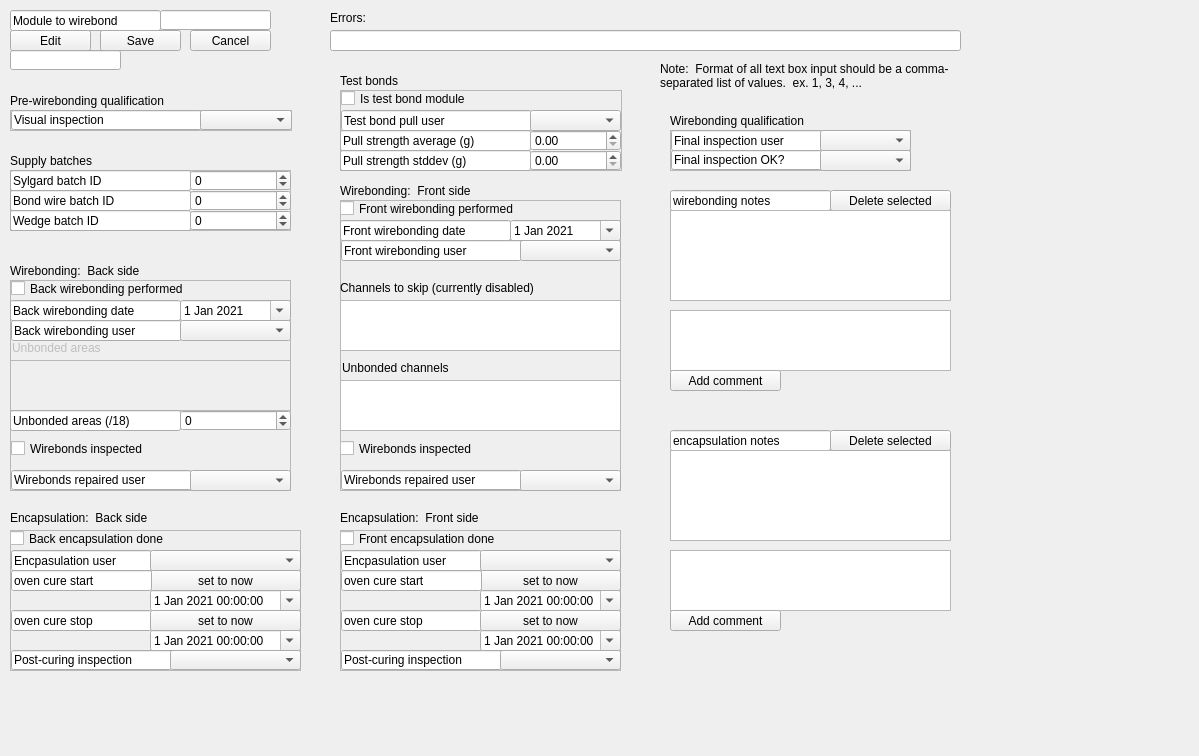
 <widget class="QWidget" name="Form">
  <property name="geometry">
   <rect>
    <x>0</x>
    <y>0</y>
    <width>1199</width>
    <height>756</height>
   </rect>
  </property>
  <property name="windowTitle">
   <string>Form</string>
  </property>
  <widget class="QLineEdit" name="lineEdit">
   <property name="geometry">
    <rect>
     <x>10</x>
     <y>10</y>
     <width>151</width>
     <height>21</height>
    </rect>
   </property>
   <property name="text">
    <string>Module to wirebond</string>
   </property>
   <property name="readOnly">
    <bool>true</bool>
   </property>
  </widget>
  <widget class="QPushButton" name="pbCancel">
   <property name="geometry">
    <rect>
     <x>190</x>
     <y>30</y>
     <width>81</width>
     <height>21</height>
    </rect>
   </property>
   <property name="text">
    <string>Cancel</string>
   </property>
  </widget>
  <widget class="QPushButton" name="pbEdit">
   <property name="geometry">
    <rect>
     <x>10</x>
     <y>30</y>
     <width>81</width>
     <height>21</height>
    </rect>
   </property>
   <property name="text">
    <string>Edit</string>
   </property>
  </widget>
  <widget class="QPushButton" name="pbSave">
   <property name="geometry">
    <rect>
     <x>100</x>
     <y>30</y>
     <width>81</width>
     <height>21</height>
    </rect>
   </property>
   <property name="text">
    <string>Save</string>
   </property>
  </widget>
  <widget class="QPlainTextEdit" name="pteWriteComment">
   <property name="geometry">
    <rect>
     <x>670</x>
     <y>310</y>
     <width>281</width>
     <height>61</height>
    </rect>
   </property>
   <property name="plainText">
    <string/>
   </property>
  </widget>
  <widget class="QLineEdit" name="lineEdit_16">
   <property name="geometry">
    <rect>
     <x>670</x>
     <y>190</y>
     <width>161</width>
     <height>21</height>
    </rect>
   </property>
   <property name="text">
    <string>wirebonding notes</string>
   </property>
   <property name="readOnly">
    <bool>true</bool>
   </property>
  </widget>
  <widget class="QPushButton" name="pbDeleteComment">
   <property name="geometry">
    <rect>
     <x>830</x>
     <y>190</y>
     <width>121</width>
     <height>21</height>
    </rect>
   </property>
   <property name="text">
    <string>Delete selected</string>
   </property>
  </widget>
  <widget class="QListWidget" name="listComments">
   <property name="geometry">
    <rect>
     <x>670</x>
     <y>210</y>
     <width>281</width>
     <height>91</height>
    </rect>
   </property>
  </widget>
  <widget class="QPushButton" name="pbAddComment">
   <property name="geometry">
    <rect>
     <x>670</x>
     <y>370</y>
     <width>111</width>
     <height>21</height>
    </rect>
   </property>
   <property name="text">
    <string>Add comment</string>
   </property>
  </widget>
  <widget class="QLabel" name="label">
   <property name="geometry">
    <rect>
     <x>10</x>
     <y>90</y>
     <width>211</width>
     <height>21</height>
    </rect>
   </property>
   <property name="text">
    <string>Pre-wirebonding qualification</string>
   </property>
  </widget>
  <widget class="QLabel" name="label_2">
   <property name="geometry">
    <rect>
     <x>10</x>
     <y>260</y>
     <width>171</width>
     <height>21</height>
    </rect>
   </property>
   <property name="text">
    <string>Wirebonding:  Back side</string>
   </property>
  </widget>
  <widget class="QFrame" name="frame">
   <property name="geometry">
    <rect>
     <x>10</x>
     <y>280</y>
     <width>281</width>
     <height>211</height>
    </rect>
   </property>
   <property name="frameShape">
    <enum>QFrame::StyledPanel</enum>
   </property>
   <property name="frameShadow">
    <enum>QFrame::Plain</enum>
   </property>
   <widget class="QCheckBox" name="ckWirebondsInspectedBack">
    <property name="geometry">
     <rect>
      <x>1</x>
      <y>160</y>
      <width>241</width>
      <height>17</height>
     </rect>
    </property>
    <property name="text">
     <string>Wirebonds inspected</string>
    </property>
   </widget>
   <widget class="QLineEdit" name="lineEdit_31">
    <property name="geometry">
     <rect>
      <x>1</x>
      <y>40</y>
      <width>171</width>
      <height>21</height>
     </rect>
    </property>
    <property name="text">
     <string>Back wirebonding user</string>
    </property>
    <property name="readOnly">
     <bool>true</bool>
    </property>
   </widget>
   <widget class="QLabel" name="label_3">
    <property name="enabled">
     <bool>false</bool>
    </property>
    <property name="geometry">
     <rect>
      <x>2</x>
      <y>60</y>
      <width>141</width>
      <height>16</height>
     </rect>
    </property>
    <property name="text">
     <string>Unbonded areas</string>
    </property>
   </widget>
   <widget class="QCheckBox" name="ckWirebondingBack">
    <property name="geometry">
     <rect>
      <x>1</x>
      <y>0</y>
      <width>231</width>
      <height>17</height>
     </rect>
    </property>
    <property name="text">
     <string>Back wirebonding performed</string>
    </property>
   </widget>
   <widget class="QLineEdit" name="lineEdit_36">
    <property name="geometry">
     <rect>
      <x>1</x>
      <y>190</y>
      <width>181</width>
      <height>20</height>
     </rect>
    </property>
    <property name="text">
     <string>Wirebonds repaired user</string>
    </property>
    <property name="readOnly">
     <bool>true</bool>
    </property>
   </widget>
   <widget class="QPlainTextEdit" name="pteUnbondedChannelsBack">
    <property name="enabled">
     <bool>false</bool>
    </property>
    <property name="geometry">
     <rect>
      <x>0</x>
      <y>80</y>
      <width>281</width>
      <height>51</height>
     </rect>
    </property>
   </widget>
   <widget class="QComboBox" name="cbWirebondingUserBack">
    <property name="geometry">
     <rect>
      <x>170</x>
      <y>40</y>
      <width>111</width>
      <height>21</height>
     </rect>
    </property>
    <property name="currentIndex">
     <number>-1</number>
    </property>
   </widget>
   <widget class="QComboBox" name="cbWirebondsRepairedUserBack">
    <property name="geometry">
     <rect>
      <x>180</x>
      <y>190</y>
      <width>101</width>
      <height>21</height>
     </rect>
    </property>
    <property name="currentIndex">
     <number>-1</number>
    </property>
   </widget>
   <widget class="QDateEdit" name="dWirebondingBack">
    <property name="geometry">
     <rect>
      <x>170</x>
      <y>20</y>
      <width>111</width>
      <height>21</height>
     </rect>
    </property>
    <property name="calendarPopup">
     <bool>true</bool>
    </property>
    <property name="date">
     <date>
      <year>2021</year>
      <month>1</month>
      <day>1</day>
     </date>
    </property>
   </widget>
   <widget class="QLineEdit" name="lineEdit_15">
    <property name="geometry">
     <rect>
      <x>0</x>
      <y>20</y>
      <width>171</width>
      <height>21</height>
     </rect>
    </property>
    <property name="text">
     <string>Back wirebonding date</string>
    </property>
    <property name="readOnly">
     <bool>true</bool>
    </property>
   </widget>
   <widget class="QLineEdit" name="lineEdit_47">
    <property name="geometry">
     <rect>
      <x>0</x>
      <y>130</y>
      <width>171</width>
      <height>21</height>
     </rect>
    </property>
    <property name="text">
     <string>Unbonded areas (/18)</string>
    </property>
    <property name="readOnly">
     <bool>true</bool>
    </property>
   </widget>
   <widget class="QSpinBox" name="sbUnbondedChannelsBack">
    <property name="geometry">
     <rect>
      <x>170</x>
      <y>130</y>
      <width>111</width>
      <height>21</height>
     </rect>
    </property>
    <property name="minimum">
     <number>-1</number>
    </property>
    <property name="maximum">
     <number>18</number>
    </property>
   </widget>
  </widget>
  <widget class="QFrame" name="frame_2">
   <property name="geometry">
    <rect>
     <x>10</x>
     <y>110</y>
     <width>282</width>
     <height>21</height>
    </rect>
   </property>
   <property name="frameShape">
    <enum>QFrame::StyledPanel</enum>
   </property>
   <property name="frameShadow">
    <enum>QFrame::Plain</enum>
   </property>
   <widget class="QLineEdit" name="lineEdit_29">
    <property name="geometry">
     <rect>
      <x>1</x>
      <y>0</y>
      <width>191</width>
      <height>20</height>
     </rect>
    </property>
    <property name="toolTip">
     <string>height difference between highest and lowers corners</string>
    </property>
    <property name="text">
     <string>Visual inspection</string>
    </property>
    <property name="readOnly">
     <bool>true</bool>
    </property>
   </widget>
   <widget class="QComboBox" name="cbPreinspection">
    <property name="geometry">
     <rect>
      <x>190</x>
      <y>0</y>
      <width>92</width>
      <height>20</height>
     </rect>
    </property>
    <property name="currentIndex">
     <number>-1</number>
    </property>
    <item>
     <property name="text">
      <string>pass</string>
     </property>
    </item>
    <item>
     <property name="text">
      <string>fail</string>
     </property>
    </item>
   </widget>
  </widget>
  <widget class="QLabel" name="label_4">
   <property name="geometry">
    <rect>
     <x>670</x>
     <y>110</y>
     <width>181</width>
     <height>21</height>
    </rect>
   </property>
   <property name="text">
    <string>Wirebonding qualification</string>
   </property>
  </widget>
  <widget class="QLabel" name="label_5">
   <property name="geometry">
    <rect>
     <x>10</x>
     <y>510</y>
     <width>171</width>
     <height>16</height>
    </rect>
   </property>
   <property name="text">
    <string>Encapsulation:  Back side</string>
   </property>
  </widget>
  <widget class="QFrame" name="frame_3">
   <property name="geometry">
    <rect>
     <x>670</x>
     <y>130</y>
     <width>241</width>
     <height>41</height>
    </rect>
   </property>
   <property name="frameShape">
    <enum>QFrame::StyledPanel</enum>
   </property>
   <property name="frameShadow">
    <enum>QFrame::Plain</enum>
   </property>
   <widget class="QComboBox" name="cbWirebondingFinalInspectionOK">
    <property name="geometry">
     <rect>
      <x>150</x>
      <y>20</y>
      <width>91</width>
      <height>21</height>
     </rect>
    </property>
    <property name="currentIndex">
     <number>-1</number>
    </property>
    <item>
     <property name="text">
      <string>pass</string>
     </property>
    </item>
    <item>
     <property name="text">
      <string>fail</string>
     </property>
    </item>
   </widget>
   <widget class="QLineEdit" name="lineEdit_37">
    <property name="geometry">
     <rect>
      <x>1</x>
      <y>20</y>
      <width>151</width>
      <height>20</height>
     </rect>
    </property>
    <property name="text">
     <string>Final inspection OK?</string>
    </property>
    <property name="readOnly">
     <bool>true</bool>
    </property>
   </widget>
   <widget class="QLineEdit" name="lineEdit_40">
    <property name="geometry">
     <rect>
      <x>1</x>
      <y>0</y>
      <width>151</width>
      <height>21</height>
     </rect>
    </property>
    <property name="text">
     <string>Final inspection user</string>
    </property>
    <property name="readOnly">
     <bool>true</bool>
    </property>
   </widget>
   <widget class="QComboBox" name="cbWirebondingFinalInspectionUser">
    <property name="geometry">
     <rect>
      <x>150</x>
      <y>0</y>
      <width>91</width>
      <height>21</height>
     </rect>
    </property>
    <property name="currentIndex">
     <number>-1</number>
    </property>
   </widget>
   <zorder>lineEdit_37</zorder>
   <zorder>lineEdit_40</zorder>
   <zorder>cbWirebondingFinalInspectionOK</zorder>
   <zorder>cbWirebondingFinalInspectionUser</zorder>
  </widget>
  <widget class="QFrame" name="frame_4">
   <property name="geometry">
    <rect>
     <x>10</x>
     <y>530</y>
     <width>291</width>
     <height>141</height>
    </rect>
   </property>
   <property name="frameShape">
    <enum>QFrame::StyledPanel</enum>
   </property>
   <property name="frameShadow">
    <enum>QFrame::Plain</enum>
   </property>
   <widget class="QCheckBox" name="ckEncapsulationBack">
    <property name="geometry">
     <rect>
      <x>0</x>
      <y>0</y>
      <width>191</width>
      <height>17</height>
     </rect>
    </property>
    <property name="text">
     <string>Back encapsulation done</string>
    </property>
   </widget>
   <widget class="QLineEdit" name="lineEdit_38">
    <property name="geometry">
     <rect>
      <x>1</x>
      <y>20</y>
      <width>141</width>
      <height>21</height>
     </rect>
    </property>
    <property name="text">
     <string>Encpasulation user</string>
    </property>
    <property name="readOnly">
     <bool>true</bool>
    </property>
   </widget>
   <widget class="QDateTimeEdit" name="dtCureStartBack">
    <property name="geometry">
     <rect>
      <x>140</x>
      <y>60</y>
      <width>151</width>
      <height>21</height>
     </rect>
    </property>
    <property name="date">
     <date>
      <year>2021</year>
      <month>1</month>
      <day>1</day>
     </date>
    </property>
    <property name="maximumDate">
     <date>
      <year>2050</year>
      <month>12</month>
      <day>31</day>
     </date>
    </property>
    <property name="minimumDate">
     <date>
      <year>2000</year>
      <month>9</month>
      <day>1</day>
     </date>
    </property>
    <property name="calendarPopup">
     <bool>true</bool>
    </property>
   </widget>
   <widget class="QLineEdit" name="lineEdit_6">
    <property name="geometry">
     <rect>
      <x>1</x>
      <y>80</y>
      <width>141</width>
      <height>21</height>
     </rect>
    </property>
    <property name="text">
     <string>oven cure stop</string>
    </property>
    <property name="readOnly">
     <bool>true</bool>
    </property>
   </widget>
   <widget class="QPushButton" name="pbCureStopNowBack">
    <property name="geometry">
     <rect>
      <x>140</x>
      <y>80</y>
      <width>151</width>
      <height>21</height>
     </rect>
    </property>
    <property name="text">
     <string>set to now</string>
    </property>
   </widget>
   <widget class="QPushButton" name="pbCureStartNowBack">
    <property name="geometry">
     <rect>
      <x>140</x>
      <y>40</y>
      <width>151</width>
      <height>21</height>
     </rect>
    </property>
    <property name="text">
     <string>set to now</string>
    </property>
   </widget>
   <widget class="QLineEdit" name="lineEdit_7">
    <property name="geometry">
     <rect>
      <x>1</x>
      <y>40</y>
      <width>141</width>
      <height>21</height>
     </rect>
    </property>
    <property name="text">
     <string>oven cure start</string>
    </property>
    <property name="readOnly">
     <bool>true</bool>
    </property>
   </widget>
   <widget class="QLineEdit" name="lineEdit_39">
    <property name="geometry">
     <rect>
      <x>1</x>
      <y>120</y>
      <width>161</width>
      <height>20</height>
     </rect>
    </property>
    <property name="text">
     <string>Post-curing inspection</string>
    </property>
    <property name="readOnly">
     <bool>true</bool>
    </property>
   </widget>
   <widget class="QComboBox" name="cbEncapsulationInspectionBack">
    <property name="geometry">
     <rect>
      <x>160</x>
      <y>120</y>
      <width>131</width>
      <height>20</height>
     </rect>
    </property>
    <property name="currentIndex">
     <number>-1</number>
    </property>
    <item>
     <property name="text">
      <string>pass</string>
     </property>
    </item>
    <item>
     <property name="text">
      <string>fail</string>
     </property>
    </item>
   </widget>
   <widget class="QDateTimeEdit" name="dtCureStopBack">
    <property name="geometry">
     <rect>
      <x>140</x>
      <y>100</y>
      <width>151</width>
      <height>21</height>
     </rect>
    </property>
    <property name="date">
     <date>
      <year>2021</year>
      <month>1</month>
      <day>1</day>
     </date>
    </property>
    <property name="maximumDate">
     <date>
      <year>2050</year>
      <month>12</month>
      <day>31</day>
     </date>
    </property>
    <property name="minimumDate">
     <date>
      <year>2000</year>
      <month>9</month>
      <day>1</day>
     </date>
    </property>
    <property name="calendarPopup">
     <bool>true</bool>
    </property>
   </widget>
   <widget class="QComboBox" name="cbEncapsulationUserBack">
    <property name="geometry">
     <rect>
      <x>140</x>
      <y>20</y>
      <width>151</width>
      <height>21</height>
     </rect>
    </property>
    <property name="currentIndex">
     <number>-1</number>
    </property>
   </widget>
  </widget>
  <widget class="QLineEdit" name="leID">
   <property name="geometry">
    <rect>
     <x>160</x>
     <y>10</y>
     <width>111</width>
     <height>20</height>
    </rect>
   </property>
   <property name="text">
    <string/>
   </property>
   <property name="readOnly">
    <bool>true</bool>
   </property>
  </widget>
  <widget class="QLineEdit" name="leStatus">
   <property name="geometry">
    <rect>
     <x>10</x>
     <y>50</y>
     <width>111</width>
     <height>20</height>
    </rect>
   </property>
   <property name="text">
    <string/>
   </property>
   <property name="readOnly">
    <bool>true</bool>
   </property>
  </widget>
  <widget class="QFrame" name="frame_5">
   <property name="geometry">
    <rect>
     <x>340</x>
     <y>90</y>
     <width>282</width>
     <height>81</height>
    </rect>
   </property>
   <property name="frameShape">
    <enum>QFrame::StyledPanel</enum>
   </property>
   <property name="frameShadow">
    <enum>QFrame::Plain</enum>
   </property>
   <widget class="QLineEdit" name="lineEdit_32">
    <property name="geometry">
     <rect>
      <x>1</x>
      <y>20</y>
      <width>191</width>
      <height>21</height>
     </rect>
    </property>
    <property name="text">
     <string>Test bond pull user</string>
    </property>
    <property name="readOnly">
     <bool>true</bool>
    </property>
   </widget>
   <widget class="QCheckBox" name="ckTestBonds">
    <property name="geometry">
     <rect>
      <x>1</x>
      <y>0</y>
      <width>161</width>
      <height>17</height>
     </rect>
    </property>
    <property name="text">
     <string>Is test bond module</string>
    </property>
   </widget>
   <widget class="QLineEdit" name="lineEdit_43">
    <property name="geometry">
     <rect>
      <x>0</x>
      <y>40</y>
      <width>191</width>
      <height>21</height>
     </rect>
    </property>
    <property name="text">
     <string>Pull strength average (g)</string>
    </property>
    <property name="readOnly">
     <bool>true</bool>
    </property>
   </widget>
   <widget class="QLineEdit" name="lineEdit_44">
    <property name="geometry">
     <rect>
      <x>0</x>
      <y>60</y>
      <width>191</width>
      <height>21</height>
     </rect>
    </property>
    <property name="text">
     <string>Pull strength stddev (g)</string>
    </property>
    <property name="readOnly">
     <bool>true</bool>
    </property>
   </widget>
   <widget class="QDoubleSpinBox" name="dsbBondPullAvg">
    <property name="geometry">
     <rect>
      <x>190</x>
      <y>40</y>
      <width>91</width>
      <height>21</height>
     </rect>
    </property>
   </widget>
   <widget class="QDoubleSpinBox" name="dsbBondPullStd">
    <property name="geometry">
     <rect>
      <x>190</x>
      <y>60</y>
      <width>91</width>
      <height>21</height>
     </rect>
    </property>
   </widget>
   <widget class="QComboBox" name="cbTestBondsPulledUser">
    <property name="geometry">
     <rect>
      <x>190</x>
      <y>20</y>
      <width>91</width>
      <height>21</height>
     </rect>
    </property>
    <property name="currentIndex">
     <number>-1</number>
    </property>
   </widget>
  </widget>
  <widget class="QLabel" name="label_8">
   <property name="geometry">
    <rect>
     <x>340</x>
     <y>70</y>
     <width>211</width>
     <height>21</height>
    </rect>
   </property>
   <property name="text">
    <string>Test bonds</string>
   </property>
  </widget>
  <widget class="QLabel" name="label_12">
   <property name="geometry">
    <rect>
     <x>340</x>
     <y>180</y>
     <width>171</width>
     <height>21</height>
    </rect>
   </property>
   <property name="text">
    <string>Wirebonding:  Front side</string>
   </property>
  </widget>
  <widget class="QFrame" name="frame_6">
   <property name="geometry">
    <rect>
     <x>340</x>
     <y>200</y>
     <width>281</width>
     <height>291</height>
    </rect>
   </property>
   <property name="frameShape">
    <enum>QFrame::StyledPanel</enum>
   </property>
   <property name="frameShadow">
    <enum>QFrame::Plain</enum>
   </property>
   <widget class="QCheckBox" name="ckWirebondsInspectedFront">
    <property name="geometry">
     <rect>
      <x>0</x>
      <y>240</y>
      <width>241</width>
      <height>17</height>
     </rect>
    </property>
    <property name="text">
     <string>Wirebonds inspected</string>
    </property>
   </widget>
   <widget class="QLineEdit" name="lineEdit_41">
    <property name="geometry">
     <rect>
      <x>1</x>
      <y>40</y>
      <width>181</width>
      <height>21</height>
     </rect>
    </property>
    <property name="text">
     <string>Front wirebonding user</string>
    </property>
    <property name="readOnly">
     <bool>true</bool>
    </property>
   </widget>
   <widget class="QLabel" name="label_9">
    <property name="geometry">
     <rect>
      <x>2</x>
      <y>160</y>
      <width>141</width>
      <height>16</height>
     </rect>
    </property>
    <property name="text">
     <string>Unbonded channels</string>
    </property>
   </widget>
   <widget class="QCheckBox" name="ckWirebondingFront">
    <property name="geometry">
     <rect>
      <x>0</x>
      <y>0</y>
      <width>231</width>
      <height>17</height>
     </rect>
    </property>
    <property name="text">
     <string>Front wirebonding performed</string>
    </property>
   </widget>
   <widget class="QLineEdit" name="lineEdit_42">
    <property name="geometry">
     <rect>
      <x>1</x>
      <y>270</y>
      <width>181</width>
      <height>20</height>
     </rect>
    </property>
    <property name="text">
     <string>Wirebonds repaired user</string>
    </property>
    <property name="readOnly">
     <bool>true</bool>
    </property>
   </widget>
   <widget class="QPlainTextEdit" name="pteUnbondedChannelsFront">
    <property name="geometry">
     <rect>
      <x>0</x>
      <y>180</y>
      <width>281</width>
      <height>51</height>
     </rect>
    </property>
   </widget>
   <widget class="QPlainTextEdit" name="pteWirebondingChannelsSkipFront">
    <property name="geometry">
     <rect>
      <x>0</x>
      <y>100</y>
      <width>281</width>
      <height>51</height>
     </rect>
    </property>
    <property name="readOnly">
     <bool>true</bool>
    </property>
   </widget>
   <widget class="QLabel" name="label_13">
    <property name="geometry">
     <rect>
      <x>0</x>
      <y>80</y>
      <width>251</width>
      <height>16</height>
     </rect>
    </property>
    <property name="text">
     <string>Channels to skip (currently disabled)</string>
    </property>
   </widget>
   <widget class="QComboBox" name="cbWirebondingUserFront">
    <property name="geometry">
     <rect>
      <x>180</x>
      <y>40</y>
      <width>101</width>
      <height>21</height>
     </rect>
    </property>
    <property name="currentIndex">
     <number>-1</number>
    </property>
   </widget>
   <widget class="QComboBox" name="cbWirebondsRepairedUserFront">
    <property name="geometry">
     <rect>
      <x>180</x>
      <y>270</y>
      <width>101</width>
      <height>21</height>
     </rect>
    </property>
    <property name="currentIndex">
     <number>-1</number>
    </property>
   </widget>
   <widget class="QLineEdit" name="lineEdit_18">
    <property name="geometry">
     <rect>
      <x>0</x>
      <y>20</y>
      <width>171</width>
      <height>21</height>
     </rect>
    </property>
    <property name="text">
     <string>Front wirebonding date</string>
    </property>
    <property name="readOnly">
     <bool>true</bool>
    </property>
   </widget>
   <widget class="QDateEdit" name="dWirebondingFront">
    <property name="geometry">
     <rect>
      <x>170</x>
      <y>20</y>
      <width>111</width>
      <height>21</height>
     </rect>
    </property>
    <property name="calendarPopup">
     <bool>true</bool>
    </property>
    <property name="date">
     <date>
      <year>2021</year>
      <month>1</month>
      <day>1</day>
     </date>
    </property>
   </widget>
  </widget>
  <widget class="QFrame" name="frame_7">
   <property name="geometry">
    <rect>
     <x>340</x>
     <y>530</y>
     <width>281</width>
     <height>141</height>
    </rect>
   </property>
   <property name="frameShape">
    <enum>QFrame::StyledPanel</enum>
   </property>
   <property name="frameShadow">
    <enum>QFrame::Plain</enum>
   </property>
   <widget class="QCheckBox" name="ckEncapsulationFront">
    <property name="geometry">
     <rect>
      <x>0</x>
      <y>0</y>
      <width>201</width>
      <height>17</height>
     </rect>
    </property>
    <property name="text">
     <string>Front encapsulation done</string>
    </property>
   </widget>
   <widget class="QLineEdit" name="lineEdit_45">
    <property name="geometry">
     <rect>
      <x>1</x>
      <y>20</y>
      <width>141</width>
      <height>21</height>
     </rect>
    </property>
    <property name="text">
     <string>Encpasulation user</string>
    </property>
    <property name="readOnly">
     <bool>true</bool>
    </property>
   </widget>
   <widget class="QDateTimeEdit" name="dtCureStartFront">
    <property name="geometry">
     <rect>
      <x>140</x>
      <y>60</y>
      <width>141</width>
      <height>21</height>
     </rect>
    </property>
    <property name="date">
     <date>
      <year>2021</year>
      <month>1</month>
      <day>1</day>
     </date>
    </property>
    <property name="maximumDate">
     <date>
      <year>2050</year>
      <month>12</month>
      <day>31</day>
     </date>
    </property>
    <property name="minimumDate">
     <date>
      <year>2000</year>
      <month>9</month>
      <day>1</day>
     </date>
    </property>
    <property name="calendarPopup">
     <bool>true</bool>
    </property>
   </widget>
   <widget class="QLineEdit" name="lineEdit_10">
    <property name="geometry">
     <rect>
      <x>1</x>
      <y>80</y>
      <width>141</width>
      <height>21</height>
     </rect>
    </property>
    <property name="text">
     <string>oven cure stop</string>
    </property>
    <property name="readOnly">
     <bool>true</bool>
    </property>
   </widget>
   <widget class="QPushButton" name="pbCureStopNowFront">
    <property name="geometry">
     <rect>
      <x>140</x>
      <y>80</y>
      <width>141</width>
      <height>21</height>
     </rect>
    </property>
    <property name="text">
     <string>set to now</string>
    </property>
   </widget>
   <widget class="QPushButton" name="pbCureStartNowFront">
    <property name="geometry">
     <rect>
      <x>140</x>
      <y>40</y>
      <width>141</width>
      <height>21</height>
     </rect>
    </property>
    <property name="text">
     <string>set to now</string>
    </property>
   </widget>
   <widget class="QLineEdit" name="lineEdit_11">
    <property name="geometry">
     <rect>
      <x>1</x>
      <y>40</y>
      <width>141</width>
      <height>21</height>
     </rect>
    </property>
    <property name="text">
     <string>oven cure start</string>
    </property>
    <property name="readOnly">
     <bool>true</bool>
    </property>
   </widget>
   <widget class="QLineEdit" name="lineEdit_46">
    <property name="geometry">
     <rect>
      <x>1</x>
      <y>120</y>
      <width>161</width>
      <height>20</height>
     </rect>
    </property>
    <property name="text">
     <string>Post-curing inspection</string>
    </property>
    <property name="readOnly">
     <bool>true</bool>
    </property>
   </widget>
   <widget class="QComboBox" name="cbEncapsulationInspectionFront">
    <property name="geometry">
     <rect>
      <x>160</x>
      <y>120</y>
      <width>121</width>
      <height>20</height>
     </rect>
    </property>
    <property name="currentIndex">
     <number>-1</number>
    </property>
    <item>
     <property name="text">
      <string>pass</string>
     </property>
    </item>
    <item>
     <property name="text">
      <string>fail</string>
     </property>
    </item>
   </widget>
   <widget class="QDateTimeEdit" name="dtCureStopFront">
    <property name="geometry">
     <rect>
      <x>140</x>
      <y>100</y>
      <width>141</width>
      <height>21</height>
     </rect>
    </property>
    <property name="date">
     <date>
      <year>2021</year>
      <month>1</month>
      <day>1</day>
     </date>
    </property>
    <property name="maximumDate">
     <date>
      <year>2050</year>
      <month>12</month>
      <day>31</day>
     </date>
    </property>
    <property name="minimumDate">
     <date>
      <year>2000</year>
      <month>9</month>
      <day>1</day>
     </date>
    </property>
    <property name="calendarPopup">
     <bool>true</bool>
    </property>
   </widget>
   <widget class="QComboBox" name="cbEncapsulationUserFront">
    <property name="geometry">
     <rect>
      <x>140</x>
      <y>20</y>
      <width>141</width>
      <height>21</height>
     </rect>
    </property>
    <property name="currentIndex">
     <number>-1</number>
    </property>
   </widget>
  </widget>
  <widget class="QLabel" name="label_14">
   <property name="geometry">
    <rect>
     <x>340</x>
     <y>510</y>
     <width>181</width>
     <height>16</height>
    </rect>
   </property>
   <property name="text">
    <string>Encapsulation:  Front side</string>
   </property>
  </widget>
  <widget class="QLineEdit" name="leErrors">
   <property name="geometry">
    <rect>
     <x>330</x>
     <y>30</y>
     <width>631</width>
     <height>21</height>
    </rect>
   </property>
   <property name="text">
    <string/>
   </property>
   <property name="readOnly">
    <bool>true</bool>
   </property>
  </widget>
  <widget class="QLabel" name="label_6">
   <property name="geometry">
    <rect>
     <x>660</x>
     <y>50</y>
     <width>321</width>
     <height>51</height>
    </rect>
   </property>
   <property name="text">
    <string>Note:  Format of all text box input should be a comma-separated list of values.  ex. 1, 3, 4, ...</string>
   </property>
   <property name="wordWrap">
    <bool>true</bool>
   </property>
  </widget>
  <widget class="QLabel" name="label_15">
   <property name="geometry">
    <rect>
     <x>330</x>
     <y>10</y>
     <width>181</width>
     <height>16</height>
    </rect>
   </property>
   <property name="text">
    <string>Errors:</string>
   </property>
  </widget>
  <widget class="QPlainTextEdit" name="pteWriteCommentEncap">
   <property name="geometry">
    <rect>
     <x>670</x>
     <y>550</y>
     <width>281</width>
     <height>61</height>
    </rect>
   </property>
   <property name="plainText">
    <string/>
   </property>
  </widget>
  <widget class="QPushButton" name="pbAddCommentEncap">
   <property name="geometry">
    <rect>
     <x>670</x>
     <y>610</y>
     <width>111</width>
     <height>21</height>
    </rect>
   </property>
   <property name="text">
    <string>Add comment</string>
   </property>
  </widget>
  <widget class="QLineEdit" name="lineEdit_17">
   <property name="geometry">
    <rect>
     <x>670</x>
     <y>430</y>
     <width>161</width>
     <height>21</height>
    </rect>
   </property>
   <property name="text">
    <string>encapsulation notes</string>
   </property>
   <property name="readOnly">
    <bool>true</bool>
   </property>
  </widget>
  <widget class="QListWidget" name="listCommentsEncap">
   <property name="geometry">
    <rect>
     <x>670</x>
     <y>450</y>
     <width>281</width>
     <height>91</height>
    </rect>
   </property>
  </widget>
  <widget class="QPushButton" name="pbDeleteCommentEncap">
   <property name="geometry">
    <rect>
     <x>830</x>
     <y>430</y>
     <width>121</width>
     <height>21</height>
    </rect>
   </property>
   <property name="text">
    <string>Delete selected</string>
   </property>
  </widget>
  <widget class="QLabel" name="label_7">
   <property name="geometry">
    <rect>
     <x>10</x>
     <y>150</y>
     <width>171</width>
     <height>21</height>
    </rect>
   </property>
   <property name="text">
    <string>Supply batches</string>
   </property>
  </widget>
  <widget class="QFrame" name="frame_8">
   <property name="geometry">
    <rect>
     <x>10</x>
     <y>170</y>
     <width>281</width>
     <height>61</height>
    </rect>
   </property>
   <property name="frameShape">
    <enum>QFrame::StyledPanel</enum>
   </property>
   <property name="frameShadow">
    <enum>QFrame::Plain</enum>
   </property>
   <widget class="QLineEdit" name="lineEdit_33">
    <property name="geometry">
     <rect>
      <x>0</x>
      <y>0</y>
      <width>181</width>
      <height>21</height>
     </rect>
    </property>
    <property name="text">
     <string>Sylgard batch ID</string>
    </property>
    <property name="readOnly">
     <bool>true</bool>
    </property>
   </widget>
   <widget class="QLineEdit" name="lineEdit_34">
    <property name="geometry">
     <rect>
      <x>0</x>
      <y>20</y>
      <width>181</width>
      <height>21</height>
     </rect>
    </property>
    <property name="text">
     <string>Bond wire batch ID</string>
    </property>
    <property name="readOnly">
     <bool>true</bool>
    </property>
   </widget>
   <widget class="QLineEdit" name="lineEdit_35">
    <property name="geometry">
     <rect>
      <x>0</x>
      <y>40</y>
      <width>181</width>
      <height>21</height>
     </rect>
    </property>
    <property name="text">
     <string>Wedge batch ID</string>
    </property>
    <property name="readOnly">
     <bool>true</bool>
    </property>
   </widget>
   <widget class="QSpinBox" name="sbBatchSylgard">
    <property name="geometry">
     <rect>
      <x>180</x>
      <y>0</y>
      <width>101</width>
      <height>21</height>
     </rect>
    </property>
    <property name="minimum">
     <number>-1</number>
    </property>
    <property name="maximum">
     <number>2147483647</number>
    </property>
   </widget>
   <widget class="QSpinBox" name="sbBatchBondWire">
    <property name="geometry">
     <rect>
      <x>180</x>
      <y>20</y>
      <width>101</width>
      <height>21</height>
     </rect>
    </property>
    <property name="minimum">
     <number>-1</number>
    </property>
    <property name="maximum">
     <number>2147483647</number>
    </property>
   </widget>
   <widget class="QSpinBox" name="sbBatchWedge">
    <property name="geometry">
     <rect>
      <x>180</x>
      <y>40</y>
      <width>101</width>
      <height>21</height>
     </rect>
    </property>
    <property name="minimum">
     <number>-1</number>
    </property>
    <property name="maximum">
     <number>2147483647</number>
    </property>
   </widget>
  </widget>
 </widget>
